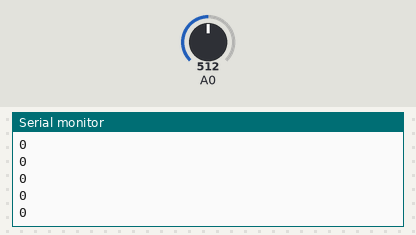
A sketch run on a simulated Arduino Uno, built with avr-gcc and run on an emulated ATmega328P. Parts: the last lines printed to the serial monitor. The inputs (shaded band) are chosen by the test bench; at power-on: A0 = 512.

Above: at 4.2 s.
4.3 s: A0 set to 716
At 4.34 s:
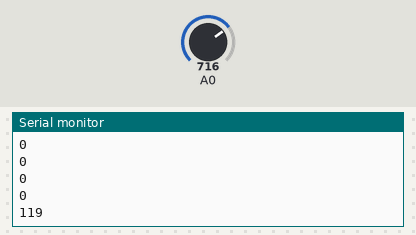
5.8 s: A0 set to 900
At 5.86 s:
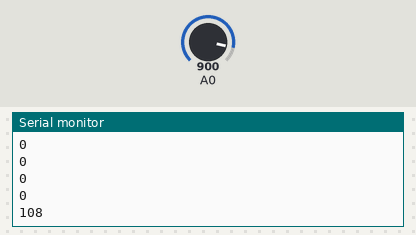
Timing chart, 0 to 8.8 s (numbered marks = the images above; inputs shaded):
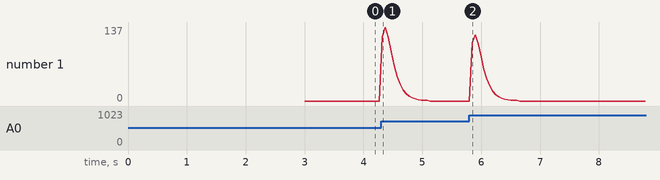

The sketch:

pyheart.ino
```cpp
#include <FilterDerivative.h>
#include <FilterOnePole.h>
#include <Filters.h>
#include <FilterTwoPole.h>
#include <FloatDefine.h>
#include <RunningStatistics.h>

float reading;
float filteredreading;

void setup() {

  Serial.begin(9600);
  delay(3000);

}


// filter out frequencies below 1.5 Hz.
float highcutoff = 1.5;

// create a highpass filter that only keeps frequencies above highFilterFrequency
FilterOnePole filterOneHighpass( HIGHPASS, highcutoff );

// filters out frequenceies greater than 2 Hz.
float lowcutoff = 2;

// create a lowpass filter that only keeps frequencies below lowFilterFrequency
FilterOnePole filterOneLowpass(LOWPASS, lowcutoff);


void loop() {

      reading = 10 * analogRead(A0);
      filteredreading = filterOneHighpass.input(filterOneLowpass.input(reading));

      Serial.println(round(filteredreading/5));

      delay(50);


}
```

FilterDerivative.h
```cpp
#ifndef FilterDerivative_h
#define FilterDerivative_h

// returns the derivative
struct FilterDerivative {
  long LastUS;
  float LastInput;

  float Derivative;

  float input( float inVal );

  float output();
};

void testFilterDerivative();

#endif
```

FilterTwoPole.h
```cpp
#ifndef FilterTwoPole_h
#define FilterTwoPole_h
#include <Arduino.h>
#define ATTODUINO

enum OSCILLATOR_TYPE {
  LOWPASS_BESSEL,
  //HIGHPASS_BESSEL,
  LOWPASS_BUTTERWORTH,
  //HIGHPASS_BUTTERWORTH,
};

// implements a driven harmonic oscillator, which can be used as a filter
// mass is normalized to unity (does not appear explicity in the equations),
// and the driving force is writtin in units of spring constant, so a static force
// of X will cause the oscillator come to rest at X
//
// The oscillator parameters are
//   W0 (undampened resonant frequency) ... the user sets this in Hz (as F0)
//   Q  (quality factor)
//
// In addition, the ocillator can be configured as a (two-pole) lowpass or high filter,
// since these circuits are directly analogous to harmonic oscillators.

// note that the two-pole lowpass Bessel, the rise time (for a step) and
// and impulse response width are approx tau/2.0, or 1/(2*w0):
//  a tau = 1 is w0 (and wc) of TWO_PI
//  this has a rise time / impulse response of about 0.4
// (i.e., the intergration time is about 0.4 * tau)

struct FilterTwoPole {

  //OSCILLATOR_TYPE FT;
  float X;        // position
  float Vprev;    // previously computed velocity
  float Vavg;     // average of the last two calculated velocities
  float Fprev;    // previous driving force (not frequency!)

  float Q;        // quality factor, must be > 0
  float W0;       // undamped resonance frequency

  bool IsHighpass;  // false for normal output, true will make a lowpass into a highpass

  long LastTimeUS;  // last time measured

  FilterTwoPole( float frequency0 = 1, float qualityFactor = 1, float xInit = 0);

  void setQ( float qualityFactor );

  void setFrequency0( float f );

  void setAsFilter( OSCILLATOR_TYPE ft, float frequency3db, float initialValue=0 );

  float input( float drive = 0 );

  float output();

  // as a measure for the energy of the oscillator, returns the maxium amplitude
  float getMaxAmp();

  void print();

  void test();

};


#endif
```

Filters.h
```cpp
// (licence header left out)
#ifndef Filters_h
#define Filters_h

#include "FilterOnePole.h"
#include "FilterTwoPole.h"
#include "FilterDerivative.h"
#include "RunningStatistics.h"

#endif
```

FloatDefine.h
```cpp
#ifndef FloatDefine_h
#define FloatDefine_h


#endif
```

RunningStatistics.h
```cpp
#ifndef RunningStatistics_h
#define RunningStatistics_h

#include "FilterOnePole.h"

struct RunningStatistics {
  // in statistics, SigmaSqr is:
  //   σ^2 = <x^2> - <x>^2
  // averages can be taken by low-pass smoothing with a (two-pole) filter

  float AverageSecs;   // seconds to average over

  FilterOnePoleCascade averageValue;
  FilterOnePoleCascade averageSquareValue;

  void input( float inVal );

  // constructor
  RunningStatistics();

  void setWindowSecs( float windowSecs );

  void setInitialValue( float initialMean, float initialSigma = 0 );

  float mean();

  float variance();

  float sigma();

  float CV();
};

void testRunningStatistics();

#endif
```

Measured:
- after the input at 4.3 s, the serial monitor: prints a new line at once (image 1)
- after the input at 5.8 s, the serial monitor: prints a new line at once (image 2)
